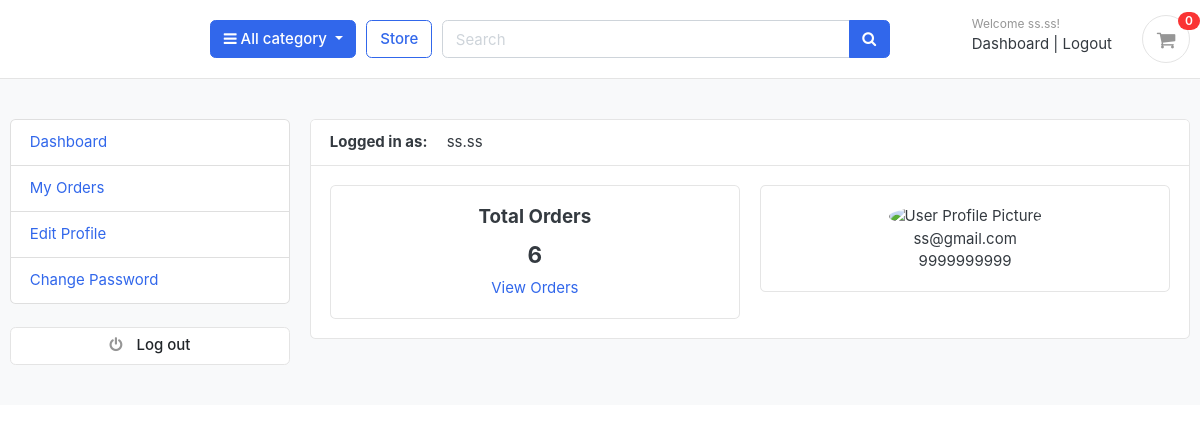
Page /accounts/dashboard (signed in) on the committed database.
### accounts/models.py (models this page shows, shortened)
class Account(AbstractBaseUser):
    first_name = models.CharField(max_length=20)
    last_name = models.CharField(max_length=20)
    username = models.CharField(max_length=100, unique=True)
    email = models.EmailField(max_length=254, unique=True)
    phone_number = models.CharField(max_length=20, blank=True)
    date_joined = models.DateTimeField(auto_now_add=True)
    last_login = models.DateTimeField(auto_now=True)
    is_admin = models.BooleanField(default=False)
    is_staff = models.BooleanField(default=False)
    is_superadmin = models.BooleanField(default=False)
    is_active = models.BooleanField(default=True)
    USERNAME_FIELD = 'email'
    REQUIRED_FIELDS = ['username', 'first_name', 'last_name']
    objects = MyAccountManager()

### accounts/views.py (the view)
# urls.py: path('dashboard', views.dashboard , name='dashboard'),
@login_required(login_url = 'login')
def dashboard(request):
    orders = Order.objects.order_by('-created_at').filter(user_id=request.user.id, is_paid=True)
    orders_count = orders.count()
    context = {
        'orders_count': orders_count,
    }
    return render(request, 'accounts/dashboard.html', context)

### cart/context_processor.py (called while the page is built)
def counter(request):
    cart_count=0
    if 'admin' in request.path:
        return {}
    else:
        try:
            cart=Cart.objects.filter(cart_id=_cart_id(request))
            cart_items=CartItems.objects.all().filter(cart=cart[:1])
            for cart_item in cart_items:
                cart_count += cart_item.quantity
        except Cart.DoesNotExist:
            cart_count = 0
    return dict(cart_count=cart_count)

### cart/views.py (called while the page is built)
def _cart_id(request):
    cart=request.session.session_key
    if not cart:
        cart=request.session.create()
    return cart

### category/context_processors.py (called while the page is built)
def menu_links(request):
    links = Category.objects.all()
    return dict(links=links)

### category/models.py (called while the page is built)
    def get_url(self):
        return reverse('products_by_category', args=[self.slug])

### templates/accounts/dashboard.html (shortened to what this page needs)
{% extends 'base.html' %}
{% block content %}
<section class="section-conten padding-y bg">
<div class="container">
	<div class="row">
	{% include 'includes/dashboard_sidebar.html' %}
	<main class="col-md-9">
		<article class="card">
		<header class="card-header">
			<strong class="d-inline-block mr-3">Logged in as:</strong>
			<span>{{ user.first_name}}</span>
		</header>
		<div class="card-body">
			<div class="row">
			<div class="col-md-6">
				<div class="card" style="text-align:center;">
					<div class="card-body">
						<h5 class="card-title">Total Orders</h5>
						<h4>{{orders_count}}</h4>
						<a href="{% url 'my_order' %}">View Orders</a>
					</div>
				</div>
			</div>
			<div class="col-md-6">
				<div class="card" style="text-align:center;">
					<div class="card-body">
						<img src="{{userprofile.profile_picture.url}}" alt="User Profile Picture" width="50" height="50" style="border-radius:50%;">
						<p class="mb-0">{{user.email}}</p>
						<p>{{user.phone_number}}</p>
					</div>
				</div>
			</div>
			</div>
		</div>
		</article>
	</main>
</div>
</div>
</section>
{% endblock %}

### templates/includes/navbar.html (shortened to what this page needs)
{% load static %}
<header class="section-header">
<section class="header-main border-bottom">
  <div class="container">
<div class="row align-items-center">
  <div class="col-lg col-sm col-md col-6 flex-grow-0">
    <div class="category-wrap dropdown d-inline-block float-right">
      <button type="button" class="btn btn-primary dropdown-toggle" data-toggle="dropdown">
        <i class="fa fa-bars"></i> All category
      </button>
    </div>
  </div>
  <a href="{% url 'store' %}" class="btn btn-outline-primary">Store</a>
  <div class="col-lg  col-md-6 col-sm-12 col">
    <form action="{% url 'search' %}" class="search" method='GET'>
      <div class="input-group w-100">
          <input type="text" class="form-control" style="width:60%;" placeholder="Search" name="keyword" required>
          <div class="input-group-append">
            <button class="btn btn-primary" type="submit">
              <i class="fa fa-search"></i>
            </button>
          </div>
        </div>
    </form>
  </div>
  <div class="col-lg-3 col-sm-6 col-8 order-2 order-lg-3">
        <div class="d-flex justify-content-end mb-3 mb-lg-0">
          {% if user.id is None %}
            <div class="widget-header">
            <small class="title text-muted">Welcome guest!</small>
            <div>
              <a href="{% url 'login' %}">Sign in</a> <span class="dark-transp"> | </span>
              <a href="{% url 'register' %}"> Register</a>
            </div>
          </div>
          {% else %}
          <div class="widget-header">
            <small class="title text-muted"> Welcome {{user.first_name}}!</small>
            <div>
              <a href="{% url 'dashboard' %}"> Dashboard </a> <span class="dark-transp"> | </span>
              <a href="{% url 'logout' %}"> Logout </a>
            </div>
          </div>
          {% endif %}
          <a href="{% url 'cart' %}" class="widget-header pl-3 ml-3">
            <div class="icon icon-sm rounded-circle border"><i class="fa fa-shopping-cart"></i></div>
            <span class="badge badge-pill badge-danger notify">{{cart_count}}</span>
          </a>
        </div>
      </div>
</div>
  </div>
</section>
</header>

### static/css/ui.css (style rules this page uses)
html { font-family: "Inter", sans-serif; font-size: 15px; }
.icon-xs, .icon-sm, .icon-md, .icon-lg { display: inline-block; text-align: center; flex-shrink: 0; flex-grow: 0; }
.icon-sm { width: 48px; height: 48px; line-height: 48px !important; font-size: 20px; }
.padding-y { padding-top: 40px; padding-bottom: 40px; }
article:after, .form-group:after { display: block; clear: both; content: ""; }
.bg { background-color: #f8f9fa; }
p:last-child { margin-bottom: 0; }
.header-main { position: relative; padding-top: 1rem; padding-bottom: 1rem; }
.widget-header { display: inline-block; vertical-align: middle; position: relative; }
.widget-header a { color: #343a40; }
.widget-header i { color: #969696; }
.widget-header .title { display: block; }
.widget-header .notify { position: absolute; top: -3px; right: -10px; }
.notify { position: absolute; top: -4px; right: -10px; display: inline-block; padding: 0.25em 0.6em; font-size: 12px; line-height: 1; text-align: center; border-radius: 3rem; color: #fff; background-color: #fa3434; }

### rows in the picture
Account: first_name "ss.ss", email "ss@gmail.com", phone_number "9999999999"

### other values in the picture
{{ cart_count }} "0"
{{ orders_count }} "6"
